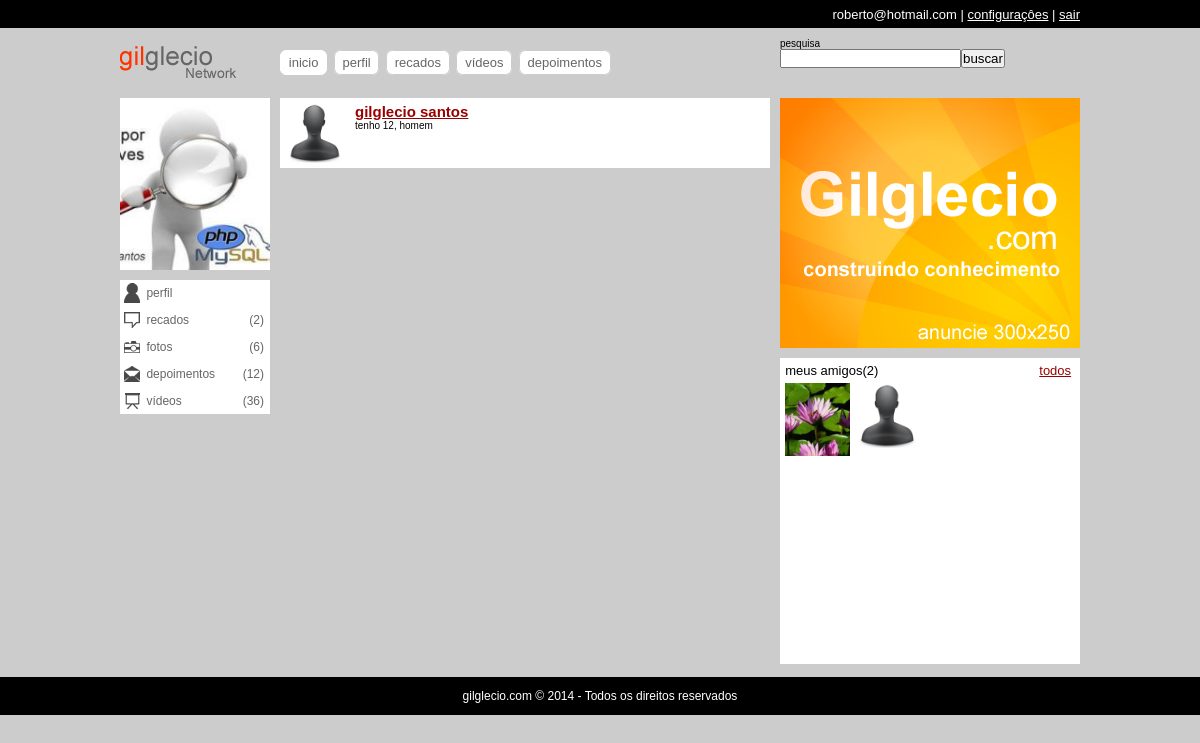
/busca.php?s=gilglecio (signed in), run on an earlier commit of the app's database.
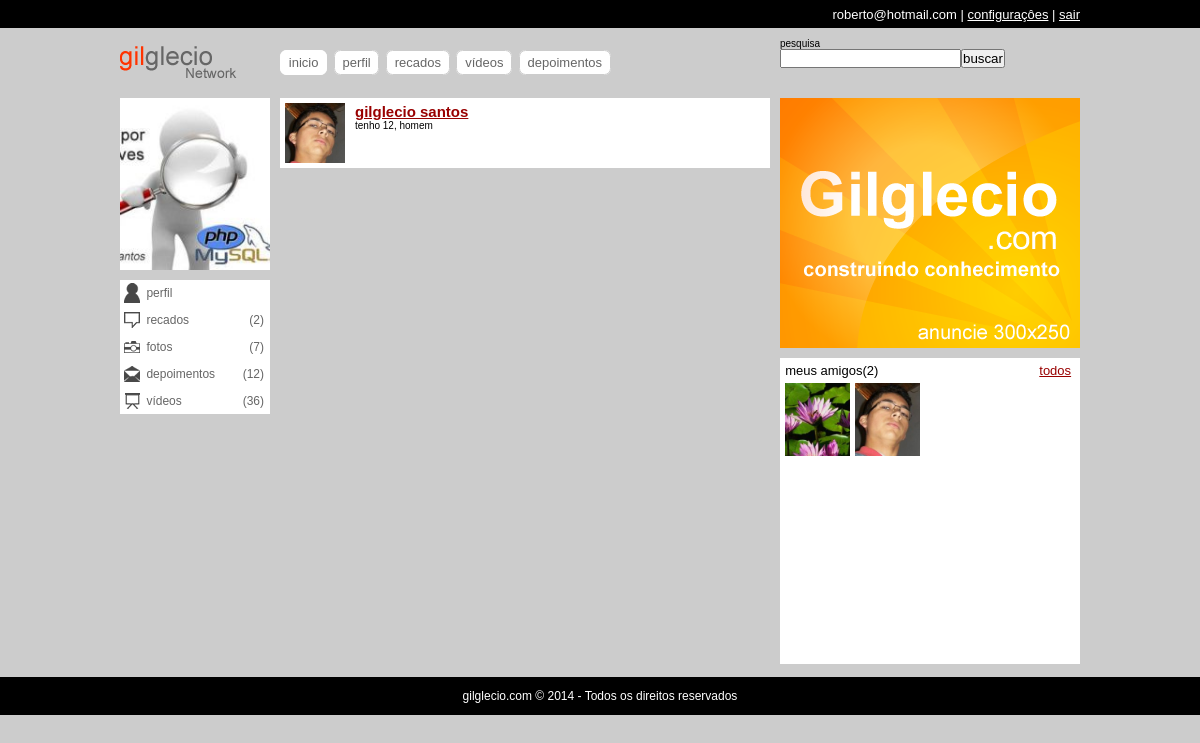
And on a later commit of the database.
### tables this page shows
CREATE TABLE IF NOT EXISTS `usuarios` (
  `id` int(11) NOT NULL AUTO_INCREMENT,
  `email` varchar(64) NOT NULL,
  `senha` varchar(128) NOT NULL,
  `nome` varchar(32) NOT NULL,
  `sobrenome` varchar(64) NOT NULL,
  `nascimento` date NOT NULL,
  `sexo` varchar(10) NOT NULL,
  `imagem` varchar(128) DEFAULT NULL,
  `status` int(1) NOT NULL DEFAULT '0',
  `cadastro` date NOT NULL,
  `nivel` int(1) NOT NULL DEFAULT '0',
  PRIMARY KEY (`id`)
);

### classes/DB.class.php (called while the page is built, shortened)
<?php
	class DB{
		private static $conn;
		static function getConn(){
			if(is_null(self::$conn)){
				self::$conn = new PDO('mysql:host=localhost;dbname=aularedesocial','root','');
				self::$conn->setAttribute(PDO::ATTR_ERRMODE,PDO::ERRMODE_EXCEPTION);
			}
			return self::$conn;
		}
	}

### classes/Allbuns.class.php (called while the page is built, shortened)
<?php
	class Albuns extends DB{
		static function listAlbuns($usuario){
			$list = self::getConn()->prepare('SELECT * FROM `albuns` WHERE `usuario`=?');
			$list->execute(array($usuario));
			$d['num'] = $list->rowCount();
			$d['dados'] = $list->fetchAll();
			return $d;
		}
		private static function getFotos($album){
			$list = self::getConn()->prepare('SELECT * FROM `fotos` WHERE `album`=?');
			$list->execute(array($album));
			$d['num'] = $list->rowCount();
			$d['dados'] = $list->fetchAll();
			return $d;
		}
		static function totalFotos($usuario){
			$albuns = self::listAlbuns($usuario);
			$totalfotos = 0;
			foreach($albuns['dados'] as $albuns):
				$fotos = self::getFotos($albuns['id']);
				$totalfotos += $fotos['num'];
			endforeach;
			return $totalfotos;
		}
	}

### classes/Amisade.class.php (called while the page is built, shortened)
<?php
	class Amisade extends DB{
		static function list_amigos($idExtrangeiro){
			$selAmigos= self::getConn()->prepare('SELECT u.id, u.nome, u.sobrenome, u.imagem FROM usuarios u INNER JOIN amisade a ON (((u.id=a.de) AND (a.para=?)) OR ((u.id=a.para) AND (a.de=?))) AND a.status=1');
			$selAmigos->execute(array($idExtrangeiro,$idExtrangeiro));
			$d['num'] = $selAmigos->rowCount();
			$d['dados'] = $selAmigos->fetchAll();
			return $d;
		}
		static function strIdAmigos($amigos){
			$ids = array();
			foreach ($amigos as $value) {
				array_push($ids, $value['id']);
			}
			return implode(',', $ids);
		}
	}

### classes/Recados.class.php (called while the page is built, shortened)
<?php
	class Recados extends DB{
		static function getRecados($idExtrangeiro){
			$select = self::getConn()->prepare("
			SELECT u.id, u.nome, u.sobrenome, u.imagem, a.de, a.para, r.id, r.recado, r.de, r.para, r.data, r.status FROM usuarios u
			INNER JOIN amisade a ON (((u.id=a.de) AND (a.para=?)) OR ((u.id=a.para) AND (a.de=?)))
			INNER JOIN recados r ON ((r.de=u.id) AND (r.para='publico' OR r.para='amigos' OR r.para=?) AND r.status=1) AND a.status=1 ORDER BY r.data DESC");
			$select->execute(array($idExtrangeiro,$idExtrangeiro,$idExtrangeiro));
			$d['num'] = $select->rowCount();
			$d['dados'] = $select->fetchAll();
			return $d;
		}
	}

### busca.php (the view)
<?php include('includes/header.php'); ?>
        <div id="amarra-center-left">
            <div class="center" id="busca">
            <?php
				if(isset($_GET['s']) AND $_GET['s']<>''){
					$explode = explode(' ',$_GET['s']);
					$numP = count($explode);
					if($numP==1){
						$busca = ' `nome` LIKE :nome ';
					}else{
						$busca = ' `nome`=:nome  AND `sobrenome` LIKE :sobrenome ';
					}
					$buscar = DB::getConn()->prepare("SELECT * FROM `usuarios` WHERE $busca");
					if($numP==1){
						$buscar->bindValue(":nome",'%'.$explode[0].'%',PDO::PARAM_STR);
					}else{
						$buscar->bindValue(":nome",$explode[0],PDO::PARAM_STR);
						$buscar->bindValue(":sobrenome",'%'.$explode[1].'%',PDO::PARAM_STR);
					}
					$buscar->execute();
					if($buscar->rowCount()>0){
						echo '<ul>';
						while($resbusca=$buscar->fetch(PDO::FETCH_ASSOC)){
							if($resbusca['id']<>$user_id){
								$idade = (date('Y')-date('Y',strtotime($resbusca['nascimento'])));
								$idade = ($idade==0) ? '' : 'tenho '.$idade.', ';
								$genero = ($resbusca['sexo']=='feminino') ? 'mulher' : 'homem';
								echo '<li><span><img src="uploads/usuarios/'.user_img($resbusca['imagem']).'" /></span>
								<h2><a href="perfil.php?uid='.$resbusca['id'].'">'.$resbusca['nome'].' '.$resbusca['sobrenome'].'</a></h2>
								<p>'.$idade.$genero.'</p></li>';
							}
						}
						echo '</ul>';
					}
				}else{
					echo 'Sem resultados';
				}
			?>
            </div>
            <div class="right">
                <?php include('includes/amigos.php'); ?>
            </div>
        </div>
<?php include('includes/footer.php'); ?>

### includes/header.php (shortened to what the changed rows need)
<?php
include('classes/DB.class.php');
include('classes/Login.class.php');
include('classes/Amisade.class.php');
include('classes/Recados.class.php');
include('classes/Allbuns.class.php');
$idExtrangeiro = (isset($_GET['uid'])) ? (int)$_GET['uid'] : $_SESSION['socialbigui_uid'];
function user_img($img){
	return ($img<>'' AND file_exists('uploads/usuarios/'.$img)) ? $img : 'default.png';
}
?>
<!DOCTYPE HTML>
<html lang="pt-br">
<head>
<link rel="stylesheet" media="screen" href="estilos/template.css" type="text/css" />
</head>
<body>
<div class="cAlign">
    <div id="content">
		<div class="left">
            <?php
			$list_amigos = Amisade::list_amigos($idExtrangeiro);
			$albuns = Albuns::listAlbuns($idExtrangeiro);
			?>
            <div class="blocos" id="menu-lateral">
            	<ul>
                   	<?php $recados = Recados::getRecados($idExtrangeiro); ?>
                    <li><a href="albuns.php?uid=<?php echo $idExtrangeiro ?>" class="fotos">fotos <span>(<?php echo Albuns::totalFotos($idExtrangeiro); ?>)</span></a></li>
                </ul>
            </div>
        </div>

### includes/amigos.php (shortened to what the changed rows need)
<div class="blocos" id="meus-amigos">
    <ul>
    	<?php
		if($list_amigos['num']>0){
			foreach($list_amigos['dados'] as $resAmigos){
				echo '<li><span><a href="perfil.php?uid='.$resAmigos[0].'"><img src="uploads/usuarios/'.user_img($resAmigos[3]).'" alt="" title="'.$resAmigos[1].' '.$resAmigos[2].'" /></a></span></li>';
			}
		}else{
			echo 'Você não tem amigos';
		}
		?>
    </ul>
</div>

What changed in the data, as far as the page shows it:
changed usuarios "gilglecio": imagem: picture added in place of a placeholder
Also different on the page:
Albuns::totalFotos($idExtrangeiro): "6" → "7"
